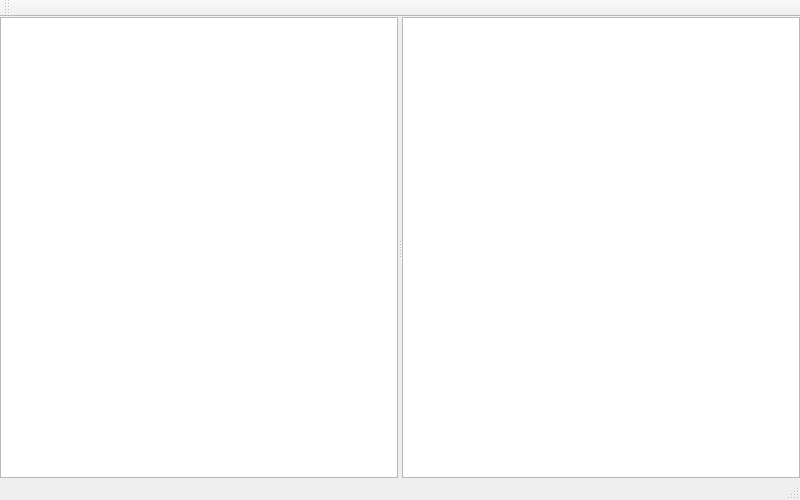
<?xml version="1.0" encoding="UTF-8"?>
<!--
 Copyright 2010-2021, Google Inc.
 All rights reserved.

 Redistribution and use in source and binary forms, with or without
 modification, are permitted provided that the following conditions are
 met:

     * Redistributions of source code must retain the above copyright
 notice, this list of conditions and the following disclaimer.
     * Redistributions in binary form must reproduce the above
 copyright notice, this list of conditions and the following disclaimer
 in the documentation and/or other materials provided with the
 distribution.
     * Neither the name of Google Inc. nor the names of its
 contributors may be used to endorse or promote products derived from
 this software without specific prior written permission.

 THIS SOFTWARE IS PROVIDED BY THE COPYRIGHT HOLDERS AND CONTRIBUTORS
 "AS IS" AND ANY EXPRESS OR IMPLIED WARRANTIES, INCLUDING, BUT NOT
 LIMITED TO, THE IMPLIED WARRANTIES OF MERCHANTABILITY AND FITNESS FOR
 A PARTICULAR PURPOSE ARE DISCLAIMED. IN NO EVENT SHALL THE COPYRIGHT
 OWNER OR CONTRIBUTORS BE LIABLE FOR ANY DIRECT, INDIRECT, INCIDENTAL,
 SPECIAL, EXEMPLARY, OR CONSEQUENTIAL DAMAGES (INCLUDING, BUT NOT
 LIMITED TO, PROCUREMENT OF SUBSTITUTE GOODS OR SERVICES; LOSS OF USE,
 DATA, OR PROFITS; OR BUSINESS INTERRUPTION) HOWEVER CAUSED AND ON ANY
 THEORY OF LIABILITY, WHETHER IN CONTRACT, STRICT LIABILITY, OR TORT
 (INCLUDING NEGLIGENCE OR OTHERWISE) ARISING IN ANY WAY OUT OF THE USE
 OF THIS SOFTWARE, EVEN IF ADVISED OF THE POSSIBILITY OF SUCH DAMAGE.
-->

<ui version="4.0">
 <class>DictionaryTool</class>
 <widget class="QMainWindow" name="DictionaryTool">
  <property name="geometry">
   <rect>
    <x>0</x>
    <y>0</y>
    <width>800</width>
    <height>500</height>
   </rect>
  </property>
  <property name="minimumSize">
   <size>
    <width>560</width>
    <height>320</height>
   </size>
  </property>
  <property name="windowTitle">
   <string>[ProductName] Dictionary Tool</string>
  </property>
  <widget class="QWidget" name="centralwidget">
   <layout class="QGridLayout" name="gridLayout">
    <property name="leftMargin">
     <number>0</number>
    </property>
    <property name="topMargin">
     <number>0</number>
    </property>
    <property name="rightMargin">
     <number>0</number>
    </property>
    <property name="bottomMargin">
     <number>0</number>
    </property>
    <property name="spacing">
     <number>0</number>
    </property>
    <item row="0" column="0">
     <widget class="ZeroWidthSplitter" name="splitter_">
      <property name="orientation">
       <enum>Qt::Horizontal</enum>
      </property>
      <widget class="QListWidget" name="dic_list_"/>
      <widget class="mozc::gui::DictionaryContentTableWidget" name="dic_content_"/>
     </widget>
    </item>
   </layout>
  </widget>
  <widget class="QToolBar" name="toolbar_">
   <property name="windowTitle">
    <string>toolBar</string>
   </property>
   <attribute name="toolBarArea">
    <enum>TopToolBarArea</enum>
   </attribute>
   <attribute name="toolBarBreak">
    <bool>false</bool>
   </attribute>
  </widget>
  <widget class="QStatusBar" name="statusbar_"/>
 </widget>
 <customwidgets>
  <customwidget>
   <class>ZeroWidthSplitter</class>
   <extends>QSplitter</extends>
   <header>gui/dictionary_tool/zero_width_splitter.h</header>
   <container>1</container>
  </customwidget>
  <customwidget>
   <class>mozc::gui::DictionaryContentTableWidget</class>
   <extends>QTableWidget</extends>
   <header>gui/dictionary_tool/dictionary_content_table_widget.h</header>
  </customwidget>
 </customwidgets>
 <resources/>
 <connections/>
</ui>
